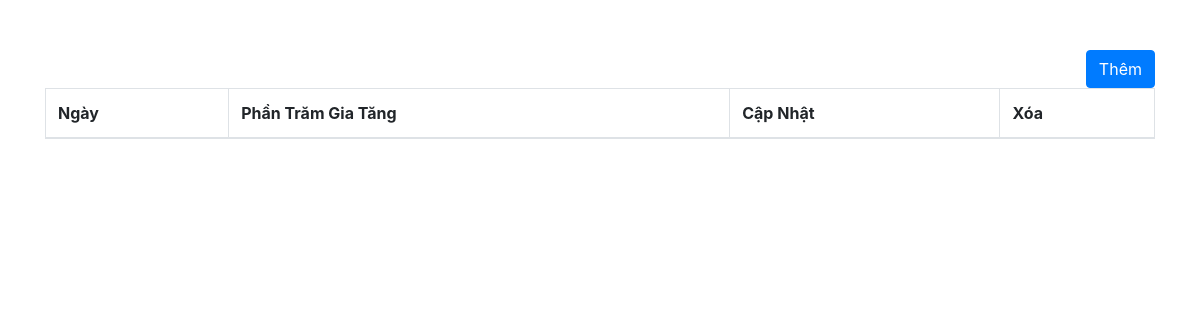
Page /pages/ngayleadmin.php on the earlier database version.
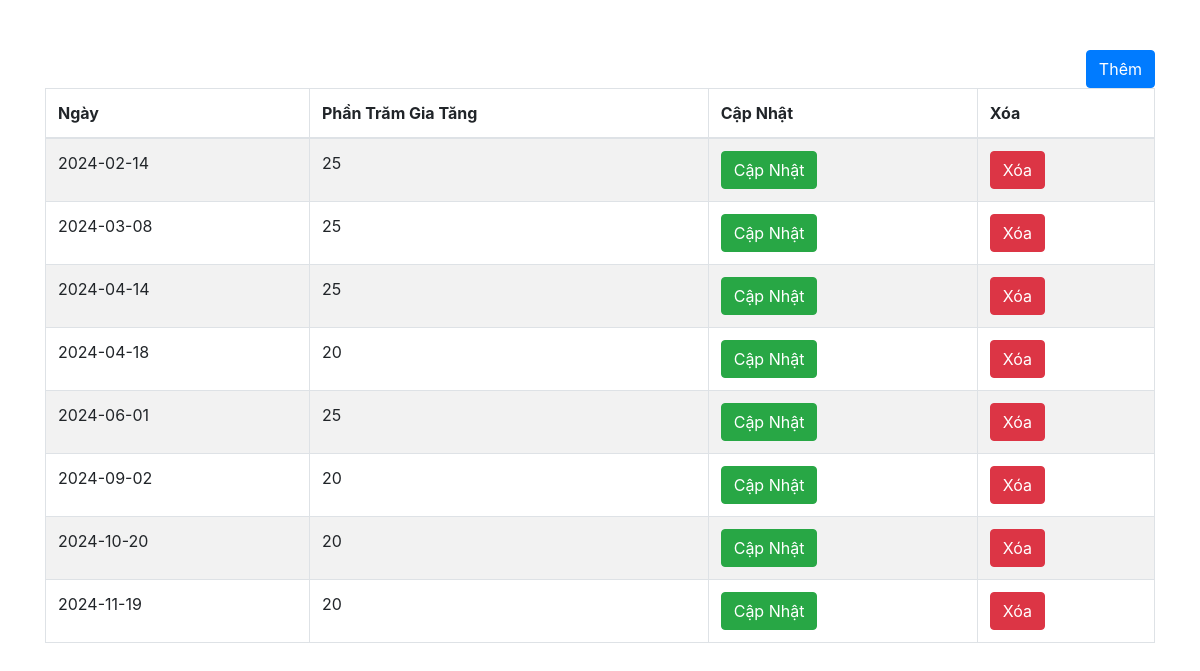
Same page on the later database version.
### tables this page shows
CREATE TABLE `ngayle` (
  `NGAY` date NOT NULL,
  `PHANTRAMGIATANG` tinyint(4) DEFAULT NULL
);

### database/connectDatabase.php (called while the page is built, shortened)
<?php
class connectDatabase{
    public  $conn;
    public function __construct(){
        $this->servername = "localhost";
        $this->username = "root";
        $this->password = "Oanh2004!";
        $this->database = "cinema";
        $this->conn= new mysqli($this->servername,$this->username,$this->password,$this->database);
    }
    public function executeQuery($Querry) {
        try{
            $result = $this->conn->query($Querry);
            return $result;
        }catch(Exception $e){
            echo "Lỗi roogi kìa aaaaa: " . $e->getMessage();
            return false;
        }
    }
}

### pages/ngayleadmin.php (the view, shortened to what this page needs)
<?php
    require_once('./database/connectDatabase.php');
    $conn = new connectDatabase;
?>
<!DOCTYPE html>
<html lang="en">
<head>
    <link rel="stylesheet" href="https://cdn.jsdelivr.net/npm/bootstrap@4.6.2/dist/css/bootstrap.min.css">
</head>
<body>
    <div class="container">
        <div class="box1">
            <button class="btn btn-primary" data-toggle="modal" data-target="#exampleModal">Thêm</button>
        </div>
        <table class="table table-hover table-bordered table-striped">
            <thead>
                <th>Ngày</th>
                <th>Phần Trăm Gia Tăng</th>
                <th>Cập Nhật</th>
                <th>Xóa</th>
            </thead>
            <tbody>
            <?php
                $query = "SELECT * FROM ngayle";
                    $result = $conn->executeQuery($query);
                    if(!$result) {
                        echo 'failed';
                    } else {
                        while($row = mysqli_fetch_assoc($result)) {
                            ?>
                            <tr>
                                <td><?php echo $row['NGAY']; ?></td>
                                <td><?php echo $row['PHANTRAMGIATANG']; ?></td>
                                <td><button class="btn btn-success" onclick="openEditNgayLeForm('<?php echo $row['NGAY']; ?>', '<?php echo $row['PHANTRAMGIATANG']; ?>')">Cập Nhật</button></td>
                                <td><a href="./pages/deleteNgayLe.php?sid=<?php echo $row['NGAY']; ?>" class="btn btn-danger">Xóa</a></td>
                            </tr>
                        <?php
                                }
                            }
                        ?>
            </tbody>
        </table>
    </div>
</body>
</html>

### pages/ngayleadmin.php (style rules this page uses)
.box1 button { float: right; }
.container { margin-top: 50px; }

Differences in the rows shown:
added ngayle: NGAY "2024-02-14", PHANTRAMGIATANG "25"
added ngayle: NGAY "2024-03-08", PHANTRAMGIATANG "25"
added ngayle: NGAY "2024-04-14", PHANTRAMGIATANG "25"
added ngayle: NGAY "2024-04-18", PHANTRAMGIATANG "20"
added ngayle: NGAY "2024-06-01", PHANTRAMGIATANG "25"
added ngayle: NGAY "2024-09-02", PHANTRAMGIATANG "20"
added ngayle: NGAY "2024-10-20", PHANTRAMGIATANG "20"
added ngayle: NGAY "2024-11-19", PHANTRAMGIATANG "20"
